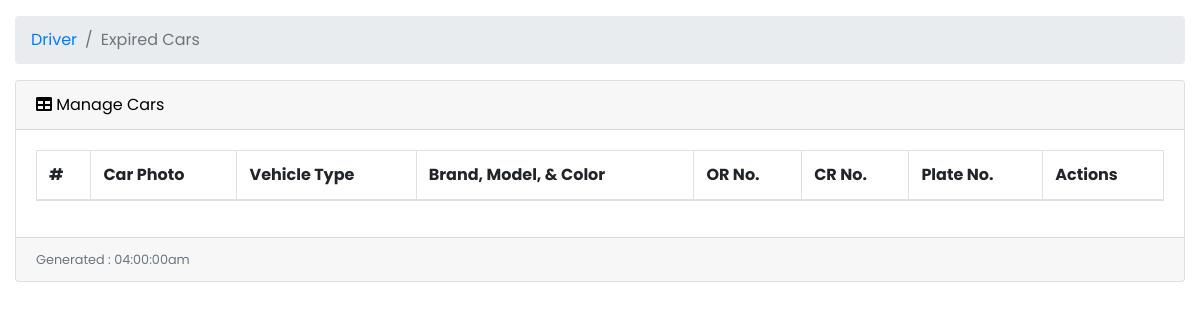
Before: /user/driverCars.php?list=Expired (signed in) with the older database file.
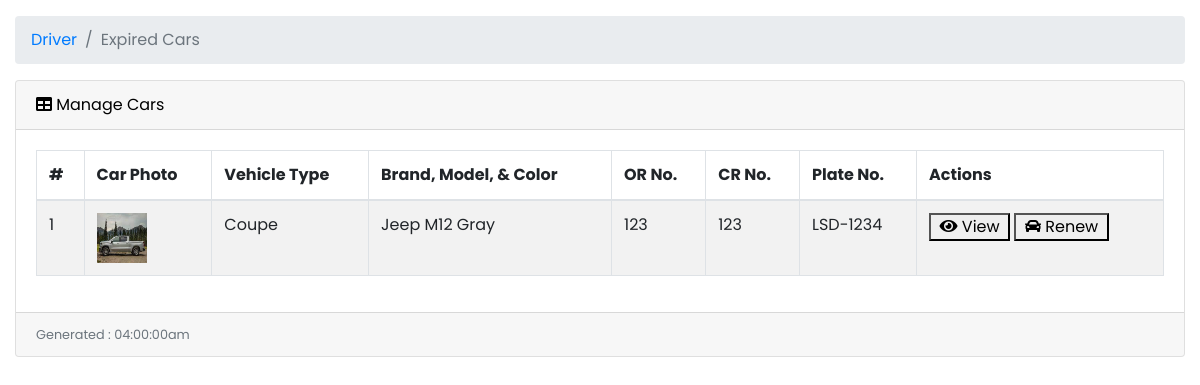
After: the same page with the newer database file.
### tables this page shows
CREATE TABLE `car` (
  `car_id` int(11) NOT NULL,
  `user_id` int(11) NOT NULL,
  `car_photo` varchar(255) DEFAULT NULL,
  `brand` varchar(255) NOT NULL,
  `model` varchar(255) NOT NULL,
  `color` varchar(255) NOT NULL,
  `type` varchar(255) NOT NULL,
  `seat_count` int(2) NOT NULL,
  `car_status` varchar(10) NOT NULL,
  `qr_code` varchar(255) DEFAULT NULL,
  `created_at` timestamp NOT NULL DEFAULT current_timestamp(),
  `updated_at` timestamp NOT NULL DEFAULT current_timestamp() ON UPDATE current_timestamp()
);

CREATE TABLE `car_identification` (
  `car_identity_id` int(11) NOT NULL,
  `car_id` int(11) NOT NULL,
  `or_photo` varchar(255) NOT NULL,
  `or_number` varchar(20) NOT NULL,
  `cr_photo` varchar(255) NOT NULL,
  `cr_number` varchar(20) NOT NULL,
  `sales_invoice` varchar(255) DEFAULT NULL,
  `plate_number` varchar(10) NOT NULL,
  `plate_expiration` date NOT NULL,
  `created_at` timestamp NOT NULL DEFAULT current_timestamp(),
  `updated_at` timestamp NOT NULL DEFAULT current_timestamp() ON UPDATE current_timestamp()
);

### user/driverCars.php (the view, shortened to what this page needs)
<?php
include('../db.php');
?>
<!DOCTYPE html>
<html lang="en">
<head>
    <link href="vendor/fontawesome-free/css/all.min.css" rel="stylesheet" type="text/css">
    <link href="vendor/datatables/dataTables.bootstrap4.css" rel="stylesheet">
    <link href="vendor/css/sb-admin.css" rel="stylesheet">
</head>
<body id="page-top">
    <div id="wrapper">
        <div id="content-wrapper">
            <div class="container-fluid">
                <?php
                if (isset($_GET['list']) && $_GET['list'] === 'Expired') {
                ?>
                    <ol class="breadcrumb">
                        <li class="breadcrumb-item">
                            <a href="#">Driver</a>
                        </li>
                        <li class="breadcrumb-item active">Expired Cars</li>
                    </ol>
                    <div class="card mb-3">
                        <div class="card-header">
                            <i class="fas fa-table"></i>
                            Manage Cars
                        </div>
                        <div class="card-body">
                            <div class="table-responsive">
                                <table class="table table-bordered table-striped table-hover" id="dataTable" width="100%" cellspacing="0">
                                    <thead>
                                        <tr>
                                            <th>#</th>
                                            <th>Car Photo</th>
                                            <th>Vehicle Type</th>
                                            <th>Brand, Model, & Color</th>
                                            <th>OR No.</th>
                                            <th>CR No.</th>
                                            <th>Plate No.</th>
                                            <th>Actions</th>
                                        </tr>
                                    </thead>
                                    <tbody>
                                        <?php
                                        $user_id = $_SESSION['user_id'];
                                        $ret = "SELECT car.*, user_profile.*, car_identification.*, city.city_name
                                                FROM car
                                                INNER JOIN user_profile ON car.user_id = user_profile.user_id
                                                INNER JOIN car_identification ON car.car_id = car_identification.car_id
                                                INNER JOIN city ON user_profile.city_id = city.city_id
                                                WHERE car.car_status = 'Expired' OR car.car_status = 'Renew' AND user_profile.user_id = '$user_id'";
                                        $stmt = $db->prepare($ret);
                                        $stmt->execute();
                                        $result = $stmt->get_result();
                                        $cnt = 1;
                                        while ($row = $result->fetch_assoc()) {
                                            $id = $row['user_id'];
                                            $car_id = $row['car_id'];
                                            $status = $row['car_status'];
                                            echo "<tr>";
                                            echo "<td>" . $cnt . "</td>";
                                            echo "<td><img src='../assets/img/car/" . $row['car_photo'] . "' alt='Profile Photo' width='50' height='50'></td>";
                                            echo "<td>" . $row['type'] . "</td>";
                                            echo "<td>" . $row['brand'] . " " . $row['model'] . " " . $row['color'] . "</td>";
                                            echo "<td>" . $row['or_number'] . "</td>";
                                            echo "<td>" . $row['cr_number'] . "</td>";
                                            echo "<td>" . $row['plate_number'] . "</td>";
                                            if ($status == 'Expired') {
                                        ?>
                                                <td>
                                                    <a href="viewDriverCars.php?user_id=<?php echo $id; ?>&status=Expired&car_id=<?php echo $car_id; ?>">
                                                        <button>&nbsp;&nbsp;<i class="fa fa-eye"></i>&nbsp;View&nbsp;&nbsp;</button>
                                                    </a>
                                                    <a href="driverRenewCar.php?user_id=<?php echo $id; ?>&status=Expired&car_id=<?php echo $car_id; ?>">
                                                        <button>&nbsp;&nbsp;<i class="fa fa-car"></i>&nbsp;Renew&nbsp;&nbsp;</button>
                                                    </a>
                                                </td>
                                        <?php
                                            }
                                        }
                                        ?>
                                        <?php
                                        echo "</tr>";
                                        ?>
                                    </tbody>
                                </table>
                            </div>
                        </div>
                        <div class="card-footer small text-muted">
                            <?php
                            echo "Generated : " . date("h:i:sa");
                            ?>
                        </div>
                    </div>
                <?php
                }
                ?>
            </div>
        </div>
</body>
</html>

Changed rows visible on the page:
now on this page (row edited): car: cnt "1", car_photo (picture), type "Coupe", brand "Jeep", model "M12", color "Gray", car_identification.or_number "123", car_identification.cr_number "123", car_identification.plate_number "LSD-1234"
